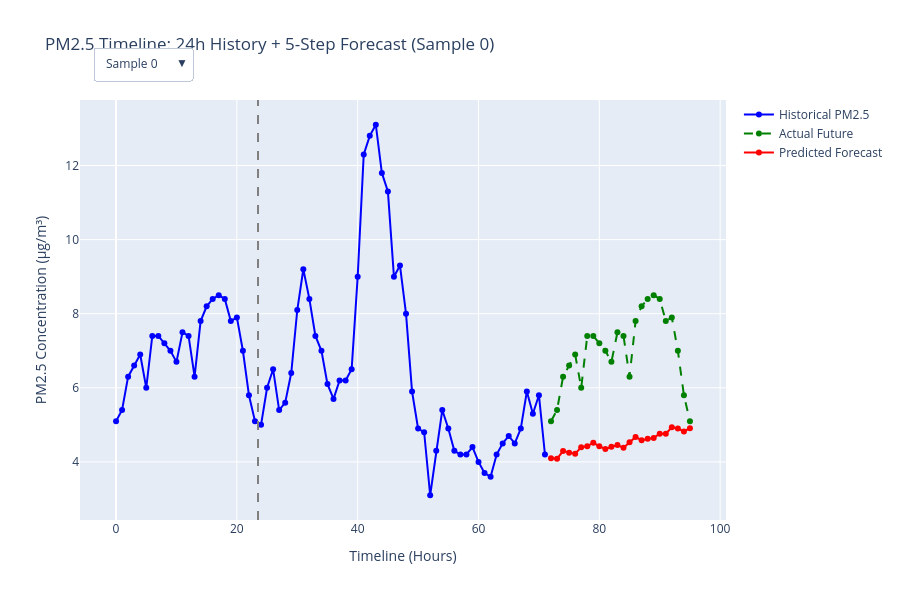

The code cell stored with this chart in its notebook:
### Code cell
import plotly.graph_objects as go


y_test_pred_rescaled = scaler_y.inverse_transform(pred)
y_test_true_rescaled = scaler_y.inverse_transform(y_test)

test_start_idx = split + lookback
pm25_raw = air_qual["pm2_5 (μg/m³)"].values

# Timeline Arrays for X-axis positioning
history_x = list(range(lookback))
forecast_x = list(range(lookback, lookback + forecast_steps))

fig = go.Figure()

sample_idx = 0
global_start = test_start_idx + sample_idx

fig.add_trace(go.Scatter(
    x=history_x, 
    y=pm25_raw[global_start - lookback : global_start],
    mode='lines+markers', name='Historical PM2.5', line=dict(color='blue')
))

fig.add_trace(go.Scatter(
    x=forecast_x, 
    y=y_test_true_rescaled[sample_idx],
    mode='lines+markers', name='Actual Future', line=dict(color='green', dash='dash')
))

fig.add_trace(go.Scatter(
    x=forecast_x, 
    y=y_test_pred_rescaled[sample_idx],
    mode='lines+markers', name='Predicted Forecast', line=dict(color='red')
))

# 2. Build the dropdown menus for the first 50 test samples
num_samples_to_show = min(50, len(X_test))
buttons = []

for idx in range(num_samples_to_show):
    visibility = [False] * (num_samples_to_show * 3)
    visibility[idx * 3] = True
    visibility[idx * 3 + 1] = True
    visibility[idx * 3 + 2] = True
    
    button = dict(
        label=f"Sample {idx}",
        method="update",
        args=[
            {"visible": visibility},
            {"title": f"PM2.5 Timeline: 24h History + 5-Step Forecast (Sample {idx})"}
        ]
    )
    buttons.append(button)

# 3. Generate all remaining hidden traces for the selector upfront
for idx in range(1, num_samples_to_show):
    g_start = test_start_idx + idx
    fig.add_trace(go.Scatter(
        x=history_x, y=pm25_raw[g_start - lookback : g_start],
        mode='lines+markers', name='Historical PM2.5', line=dict(color='blue'), visible=False
    ))
    # Actual
    fig.add_trace(go.Scatter(
        x=forecast_x, y=y_test_true_rescaled[idx],
        mode='lines+markers', name='Actual Future', line=dict(color='green', dash='dash'), visible=False
    ))
    # Predicted
    fig.add_trace(go.Scatter(
        x=forecast_x, y=y_test_pred_rescaled[idx],
        mode='lines+markers', name='Predicted Forecast', line=dict(color='red'), visible=False
    ))

# 4. Final Layout Customization
fig.update_layout(
    updatemenus=[dict(active=0, buttons=buttons, direction="down", pad={"r": 10, "t": 10}, showactive=True, x=0.02, xanchor="left", y=1.15, yanchor="top")],
    title="PM2.5 Timeline: 24h History + 5-Step Forecast (Sample 0)",
    xaxis_title="Timeline (Hours)",
    yaxis_title="PM2.5 Concentration (μg/m³)",
    height=600,
    showlegend=True
)

fig.add_vline(x=23.5, line_width=2, line_dash="dash", line_color="gray")

fig.show()
